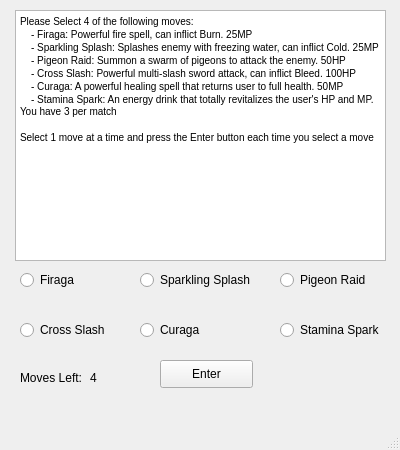
<?xml version="1.0" encoding="UTF-8"?>
<ui version="4.0">
 <class>window_move_select</class>
 <widget class="QMainWindow" name="window_move_select">
  <property name="geometry">
   <rect>
    <x>0</x>
    <y>0</y>
    <width>400</width>
    <height>450</height>
   </rect>
  </property>
  <property name="minimumSize">
   <size>
    <width>400</width>
    <height>450</height>
   </size>
  </property>
  <property name="maximumSize">
   <size>
    <width>400</width>
    <height>450</height>
   </size>
  </property>
  <property name="windowTitle">
   <string>Move Select</string>
  </property>
  <widget class="QWidget" name="centralwidget">
   <widget class="QTextBrowser" name="textBrowser">
    <property name="geometry">
     <rect>
      <x>15</x>
      <y>10</y>
      <width>371</width>
      <height>251</height>
     </rect>
    </property>
    <property name="html">
     <string>&lt;!DOCTYPE HTML PUBLIC &quot;-//W3C//DTD HTML 4.0//EN&quot; &quot;http://www.w3.org/TR/REC-html40/strict.dtd&quot;&gt;
&lt;html&gt;&lt;head&gt;&lt;meta name=&quot;qrichtext&quot; content=&quot;1&quot; /&gt;&lt;style type=&quot;text/css&quot;&gt;
p, li { white-space: pre-wrap; }
&lt;/style&gt;&lt;/head&gt;&lt;body style=&quot; font-family:'MS Shell Dlg 2'; font-size:7.8pt; font-weight:400; font-style:normal;&quot;&gt;
&lt;p style=&quot; margin-top:0px; margin-bottom:0px; margin-left:0px; margin-right:0px; -qt-block-indent:0; text-indent:0px;&quot;&gt;Please Select 4 of the following moves:&lt;/p&gt;
&lt;p style=&quot; margin-top:0px; margin-bottom:0px; margin-left:0px; margin-right:0px; -qt-block-indent:0; text-indent:0px;&quot;&gt;    - Firaga: Powerful fire spell, can inflict Burn. 25MP&lt;/p&gt;
&lt;p style=&quot; margin-top:0px; margin-bottom:0px; margin-left:0px; margin-right:0px; -qt-block-indent:0; text-indent:0px;&quot;&gt;    - Sparkling Splash: Splashes enemy with freezing water, can inflict Cold. 25MP&lt;/p&gt;
&lt;p style=&quot; margin-top:0px; margin-bottom:0px; margin-left:0px; margin-right:0px; -qt-block-indent:0; text-indent:0px;&quot;&gt;    - Pigeon Raid: Summon a swarm of pigeons to attack the enemy. 50HP&lt;/p&gt;
&lt;p style=&quot; margin-top:0px; margin-bottom:0px; margin-left:0px; margin-right:0px; -qt-block-indent:0; text-indent:0px;&quot;&gt;    - Cross Slash: Powerful multi-slash sword attack, can inflict Bleed. 100HP&lt;/p&gt;
&lt;p style=&quot; margin-top:0px; margin-bottom:0px; margin-left:0px; margin-right:0px; -qt-block-indent:0; text-indent:0px;&quot;&gt;    - Curaga: A powerful healing spell that returns user to full health. 50MP&lt;/p&gt;
&lt;p style=&quot; margin-top:0px; margin-bottom:0px; margin-left:0px; margin-right:0px; -qt-block-indent:0; text-indent:0px;&quot;&gt;    - Stamina Spark: An energy drink that totally revitalizes the user's HP and MP. You have 3 per match &lt;/p&gt;
&lt;p style=&quot;-qt-paragraph-type:empty; margin-top:0px; margin-bottom:0px; margin-left:0px; margin-right:0px; -qt-block-indent:0; text-indent:0px;&quot;&gt;&lt;br /&gt;&lt;/p&gt;
&lt;p style=&quot; margin-top:0px; margin-bottom:0px; margin-left:0px; margin-right:0px; -qt-block-indent:0; text-indent:0px;&quot;&gt;Select 1 move at a time and press the Enter button each time you select a move&lt;/p&gt;&lt;/body&gt;&lt;/html&gt;</string>
    </property>
   </widget>
   <widget class="QRadioButton" name="radio_firaga">
    <property name="geometry">
     <rect>
      <x>20</x>
      <y>270</y>
      <width>95</width>
      <height>20</height>
     </rect>
    </property>
    <property name="text">
     <string>Firaga</string>
    </property>
   </widget>
   <widget class="QRadioButton" name="radio_splash">
    <property name="geometry">
     <rect>
      <x>140</x>
      <y>270</y>
      <width>121</width>
      <height>20</height>
     </rect>
    </property>
    <property name="text">
     <string>Sparkling Splash</string>
    </property>
   </widget>
   <widget class="QRadioButton" name="radio_pigeon">
    <property name="geometry">
     <rect>
      <x>280</x>
      <y>270</y>
      <width>95</width>
      <height>20</height>
     </rect>
    </property>
    <property name="text">
     <string>Pigeon Raid</string>
    </property>
   </widget>
   <widget class="QRadioButton" name="radio_slash">
    <property name="geometry">
     <rect>
      <x>20</x>
      <y>320</y>
      <width>95</width>
      <height>20</height>
     </rect>
    </property>
    <property name="text">
     <string>Cross Slash</string>
    </property>
   </widget>
   <widget class="QRadioButton" name="radio_curaga">
    <property name="geometry">
     <rect>
      <x>140</x>
      <y>320</y>
      <width>95</width>
      <height>20</height>
     </rect>
    </property>
    <property name="text">
     <string>Curaga</string>
    </property>
   </widget>
   <widget class="QRadioButton" name="radio_spark">
    <property name="geometry">
     <rect>
      <x>280</x>
      <y>320</y>
      <width>111</width>
      <height>20</height>
     </rect>
    </property>
    <property name="text">
     <string>Stamina Spark</string>
    </property>
   </widget>
   <widget class="QPushButton" name="button_enter">
    <property name="geometry">
     <rect>
      <x>160</x>
      <y>360</y>
      <width>93</width>
      <height>28</height>
     </rect>
    </property>
    <property name="text">
     <string>Enter</string>
    </property>
   </widget>
   <widget class="QLabel" name="label">
    <property name="geometry">
     <rect>
      <x>20</x>
      <y>370</y>
      <width>71</width>
      <height>16</height>
     </rect>
    </property>
    <property name="text">
     <string>Moves Left:</string>
    </property>
   </widget>
   <widget class="QLabel" name="label_2">
    <property name="geometry">
     <rect>
      <x>90</x>
      <y>370</y>
      <width>55</width>
      <height>16</height>
     </rect>
    </property>
    <property name="text">
     <string>4</string>
    </property>
   </widget>
  </widget>
  <widget class="QMenuBar" name="menubar">
   <property name="geometry">
    <rect>
     <x>0</x>
     <y>0</y>
     <width>400</width>
     <height>26</height>
    </rect>
   </property>
  </widget>
  <widget class="QStatusBar" name="statusbar"/>
 </widget>
 <resources/>
 <connections/>
</ui>
